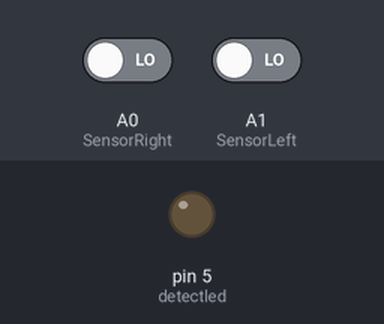
A sketch run on a simulated Arduino Uno, built with avr-gcc and run on an emulated ATmega328P. Parts: output pins drawn as LEDs (lit = HIGH). The test bench sets the inputs (shaded band); at power-on: A0 (SensorRight) LOW, A1 (SensorLeft) LOW.

Above: at 1.2 s.
1.3 s: A0 (SensorRight) driven HIGH and A1 (SensorLeft) driven HIGH
At 2.4 s:
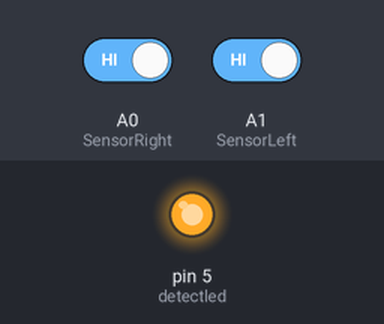
2.8 s: A0 (SensorRight) driven LOW
At 3.6 s:
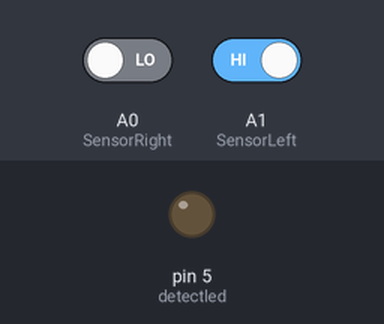
4.3 s: A0 (SensorRight) driven HIGH
At 4.7 s:
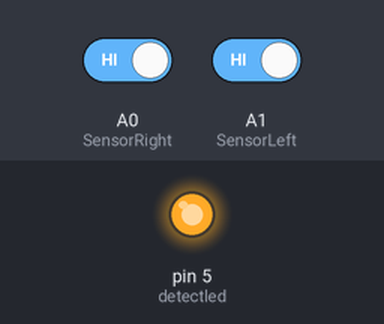
Timing chart, 0 to 7.3 s (numbered marks = the images above; inputs shaded):
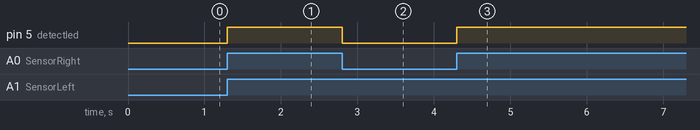

Measured:
- after the input at 1.3 s, pin 5 (detectled): LOW → HIGH at once
- after the input at 2.8 s, pin 5 (detectled): HIGH → LOW at once
- after the input at 4.3 s, pin 5 (detectled): LOW → HIGH at once

The sketch:

2TR.ino
```cpp
#define SensorLeft    A1  //定義 左感測器 輸入腳
#define SensorRight   A0  //定義 右感測器 輸入腳
#define detectled     5

void setup()
{
  Serial.begin(115200);

  pinMode(SensorLeft,   INPUT);
  pinMode(SensorRight,  INPUT);
  pinMode(detectled,OUTPUT);
}


void loop()
{

  int SL = digitalRead(SensorLeft);
  int SR = digitalRead(SensorRight);

  if((SL == HIGH) && (SR == HIGH))
  {
      digitalWrite(detectled, HIGH);
  }
  else
      digitalWrite(detectled, LOW);
}
```
